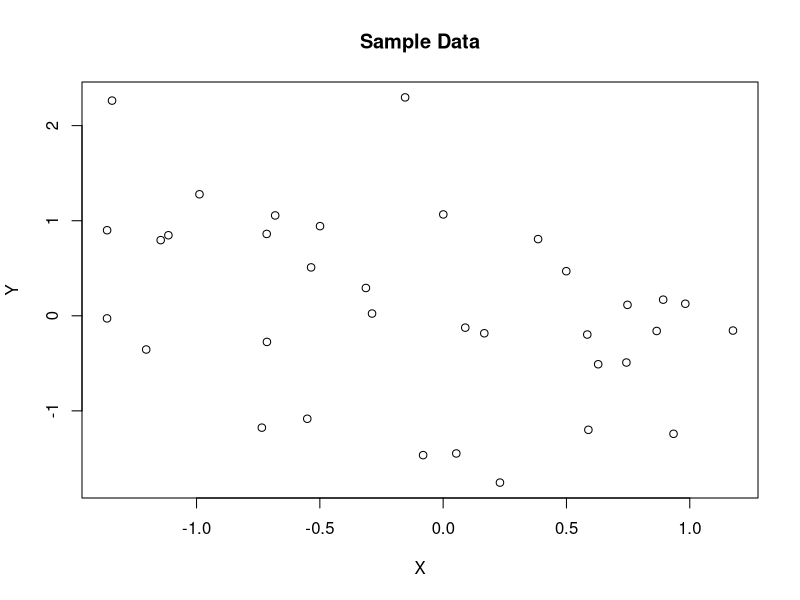
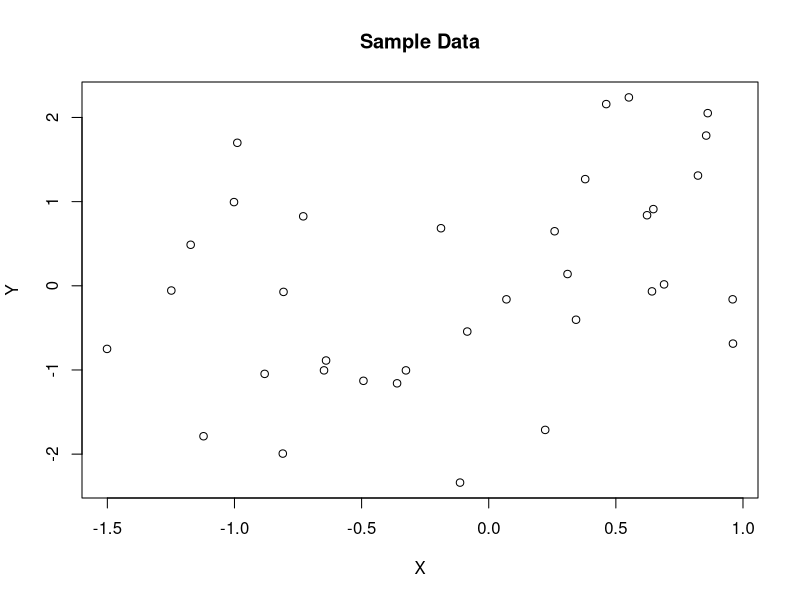
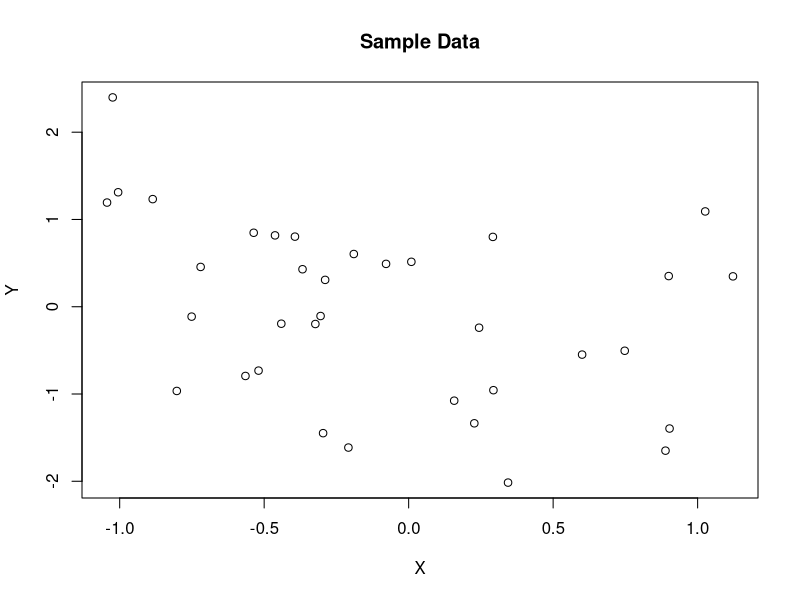
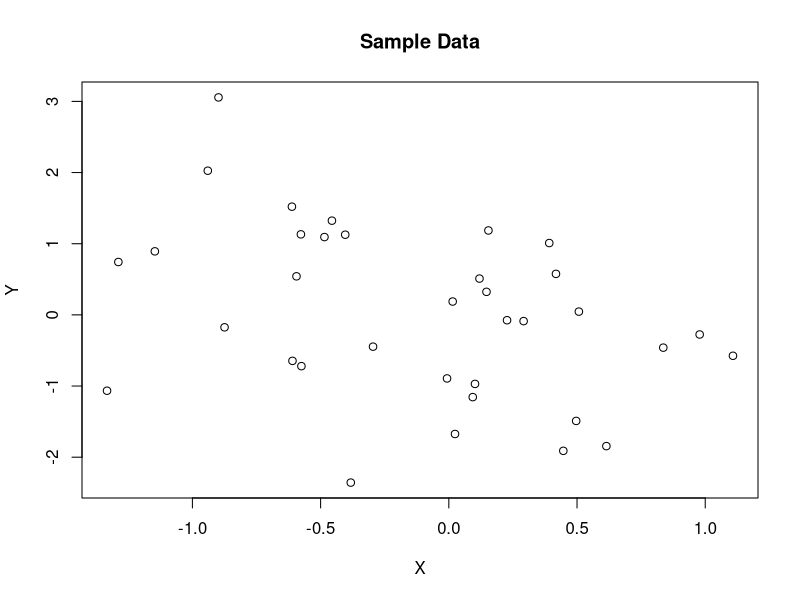
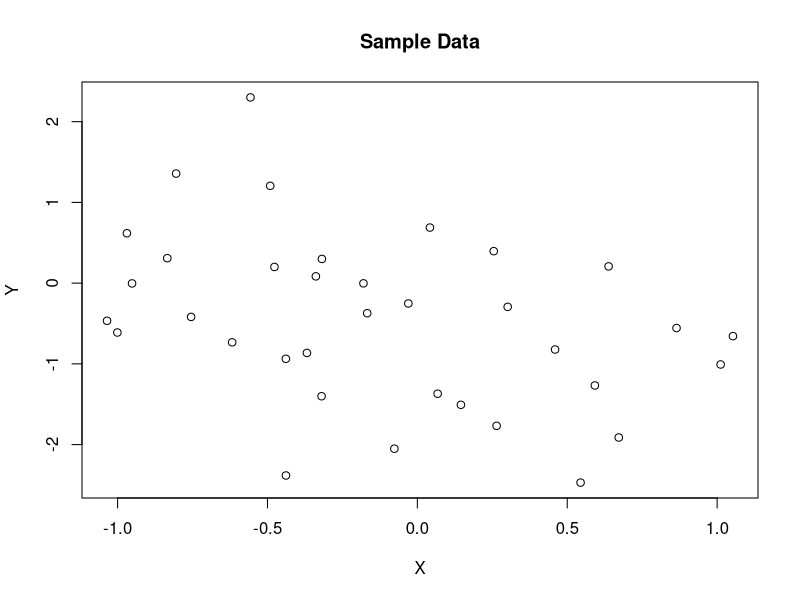
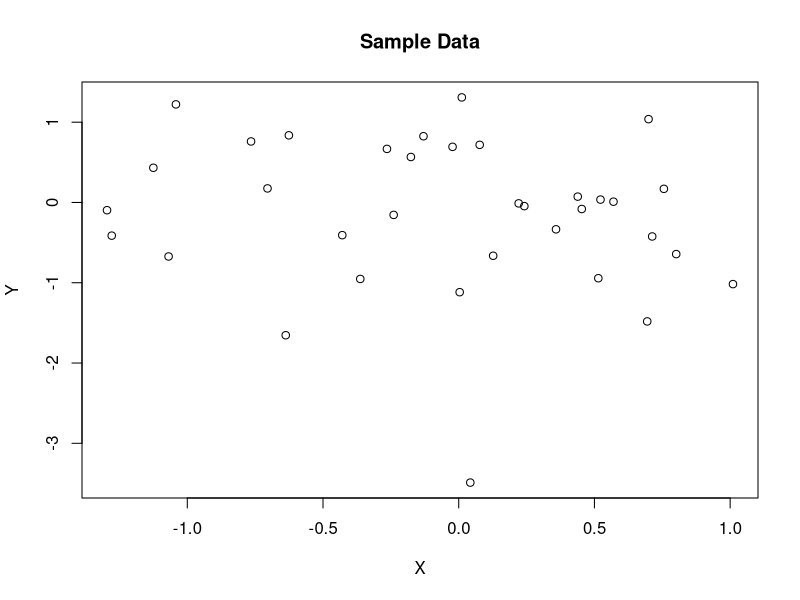
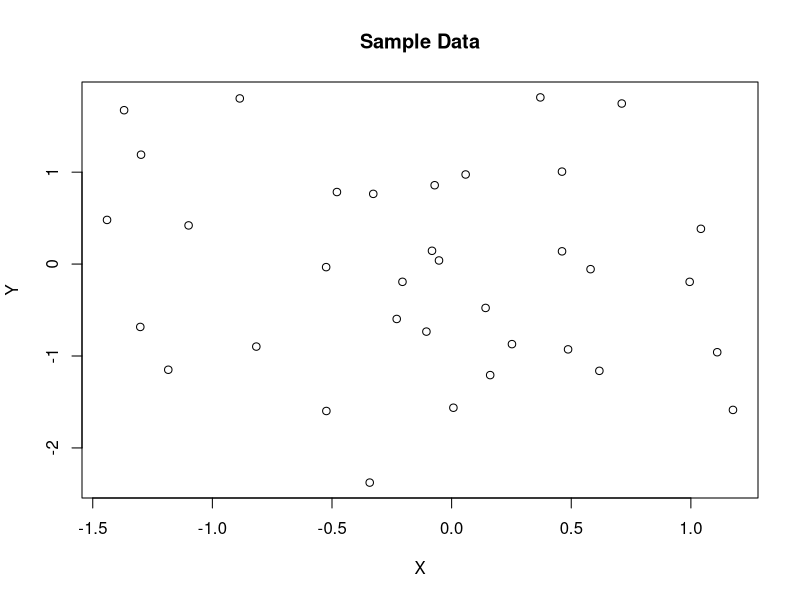
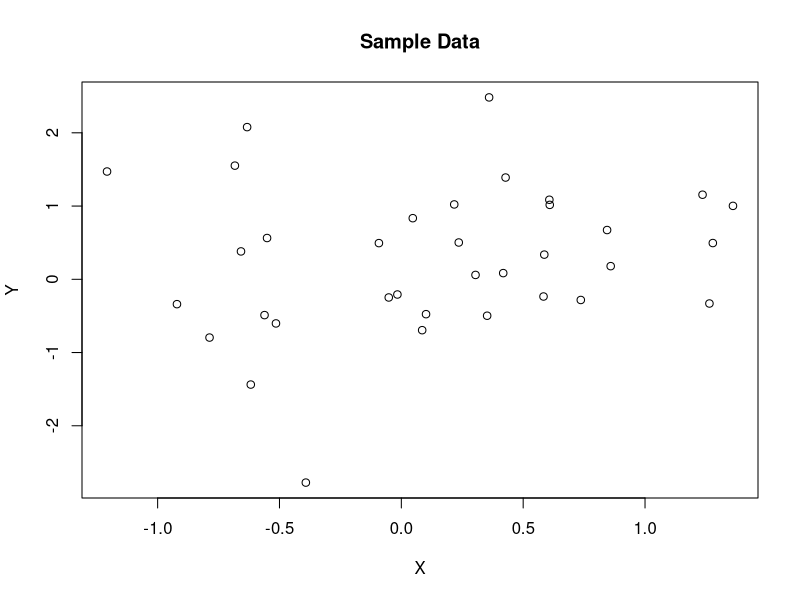

Generate these figures, in order, with R:
## ---- chunk 1
seedForPlots<-234032
set.seed(seedForPlots)

#Intro question:
setwd("/Users/aaronfisher/Documents/JH/EDA Versions/EDA Git Repo/Coursera")

nversions<-5 #how many iterations should we do for each combination of significance and plot category.

#Make vectors to store the p-value bin, category and version number of all the unique questions.
#All p-values will be between .023-.025, or .33-.35 (the outlier points ended up violating this rule).
# We simulate until we get a p-value in the appropriate bin. 
# Note: In the shiny application, which we created afterwards, we used the more elegant solution of binary search to get the appropriate p-value.
pbreaks<-c(.023,.025,.33,.35,1)
pbins.base<-rep(c(2,4),times=8) #used as an index later on for pbreaks variable
nes.base<-c(35,35,100,100,200,200,rep(100,times=10)) #10 points will be added in the generation process and the ten extreme points will be trimmed off
pres.base<-(rep(c('n35','n100ref','n200','bestFit','axesScale','axesLabel','outlier','lowess'),each=2))
pbins<-rep(pbins.base,each=nversions)
nes<-rep(nes.base,each=nversions)
pres<-rep(pres.base,each=nversions)

version.base<-rep(1:nversions) #Note, divide by two because sig and nonsig are two different versions
probnum.base<-c('1-1','1-2','2','3',paste0(rep(4:9,each=2),rep(c('-1','-2'),times=5))) #for labelling plots.
version<-rep(version.base,times=length(pbins.base))  
probnum<-rep(probnum.base,each=nversions) 


cbind(pbreaks[pbins],nes,pres,version)

nreps<-length(pbins)

#Matrixes to hold X coordinates, random errors, and Y coordinates, across all plots.
yes<-matrix(nrow=nreps,ncol=max(nes))
xes<-matrix(nrow=nreps,ncol=max(nes))
ees<-matrix(nrow=nreps,ncol=max(nes))
resids<-matrix(nrow=nreps,ncol=max(nes))

#initialize variables that will store the p-values of each plot
pvals<-rep(0,nreps)
tvals<-rep(0,nreps)
bhat.theory<-rep(0,nreps)
bhat.emp<-rep(0,nreps) #compare the fitted slope coefficient we got with the one we used to generate each plot (bhat.theory)

#First make basic data
#then add outliers

print(paste('nreps = ',nreps))
pb<-txtProgressBar(min = 1, max = nreps,  char = "=", style = 3)  #This progress bar won't show up in the knitr output, as this chunk has it's results hidden.

for(i in 1:nreps){
	tryagain<-TRUE
	while(tryagain){ #repeat until we get a p-value in the desired bin
		n<-nes[i]
		#calculate t-value close to what we want
		t.i<-qt(pbreaks[pbins[i]]/2,df=n-2,lower.tail=F)
		if(abs(t.i)>5) t.i<-0 #guards against when the bin is 1, and quantile has infinite size
		#Add & Trim X coordinates
		x.pre<-rnorm(n +10)
		x<-x.pre[order(x.pre)[6:(length(x.pre)-5)] ] #trim off extra x's
		e<-rnorm(n)
		bhat<-t.i*sd(e)/(sqrt(n)*sd(x)) #sd(e)=true σ, sqrt(n)*sd(x) = Σ[(x-bar(x))^2]
    #In previous iterations of this code, we had it set up to sometimes generate from an actual null (true slope coefficient=0). Below, we disable that option with the added FALSE statement, but we can't get rid of it completely or it will change the seed of the random numbers we generate later on.
		if(FALSE & pbreaks[pbins[i]]>.5 & sample(c(2,2,1),1)==2) {bhat<-0}
		y<-x*bhat*sample(c(-1,1),1)+e
		
		bhat.theory[i]<-bhat
		bhat.emp[i]<-summary(lm(y~x))$coeff[2,1]
		tvals[i]<-summary(lm(y~x))$coeff[2,3]
		pvals[i]<-summary(lm(y~x))$coeff[2,4]
		xes[i,1:n]<-x
		yes[i,1:n]<-y
    ees[i,1:n]<-e
    resids[i,1:n]<-summary(lm(y~x))$resid
    
		pi<-pvals[i]
		bini<-min(which(pi<pbreaks))
		if(bini==pbins[i]) tryagain<-FALSE
		
	}	
	setTxtProgressBar(pb,i) 
}

## ---- chunk 2
# For significant plots, outliers are added to the corners.
# For nonsignificant plots, outliers are added above the center of the point cloud.

for(i in which(pres=='outlier')){
  	n<-nes[i]
  	x<-xes[i,1:n]
  	y<-yes[i,1:n]

    sig.i<-pvals[i]<.05
  	#grab the middle point from x and y
  	mx<-rep(mean(x),n)
  	my<-rep(mean(y),n)
  	distvec<-sqrt((mx-x)^2+(my-y)^2)
  	switch<-which(distvec==min(distvec))
  	
    # We put the outlier in one of the upper corners, depending on the slope of the best fit line.
    #case1: #sig slope going down
  	if(tvals[i]<0 & sig.i) { 
  		x[switch]<-min(x)-sd(x)
  		y[switch]<-max(y)+sd(y)
  	}
  	#case2: sig slope going up
  	if(tvals[i]>0 & sig.i) { 
  		x[switch]<-max(x)+sd(x)
  		y[switch]<-max(y)+sd(y)
  	}
  	#case3: flat slope -> move it above the center of the point cloud.
    if(!sig.i){
      y[switch]<-max(y)+sd(y)*sqrt(2) #sqrt 2 makes it the same distance is in cases 1 and 2.
    }
  
  	tvals[i]<-summary(lm(y~x))$coeff[2,3]
  	pvals[i]<-summary(lm(y~x))$coeff[2,4]

	xes[i,1:n]<-x
	yes[i,1:n]<-y

	#NOTE - We do *not* update bhat for the outlier plots
}

#save progress (commented out)
#save(list=c('xes','yes','nreps','pbins','pvals','tvals','nes','pres'),file='data_for_1plots_coursera.RData')
#load('data_for_1plots_coursera.RData')

## ---- chunk 3
#Generate Plots

#To reduce
for(i in 1:nreps){
  n<-nes[i]
  x<-xes[i,1:n]
  y<-yes[i,1:n]
  pval<-pvals[i]
  tval<-tvals[i]
  m<-lm(y~x)
  style<-pres[i]

  t2<-'Data'
  if(style=='lowess') t2<-'with Lowess Line'
  if(style=='bestFit') t2<-'with OLS Best Fit Line'
  title<-paste('Sample ',t2,sep='')
  xl<-paste("Cranial Electrode",floor(runif(1,11,44)),"(Standardized)")
  yl<-paste("Cranial Electrode",floor(runif(1,53,97)),"(Standardized)")
  
  #Saving plots is commented out
  #png(paste0("pvalue plot images/coursera2_#",probnum[i],'_datVer-',version[i],'_',pres[i],'_pval-',round(pvals[i],digits=3),".png"), width = 400, height = 400)
    par(mfrow=c(1,1))
  	plot(x,y,xlab='X',ylab='Y',main=title)
  	if(style=='lowess') lines(lowess(x,y))
  	if(style=='bestFit') abline(m$coef)
  	if(style=='axesScale')plot(x,y,xlab='X',ylab='Y',main=title,xlim=c(min(x)-1.5*sd(x),max(x)+1.5*sd(x)),ylim=c(min(y)-1.5*sd(y),max(y)+1.5*sd(y)))
 
  	if(style=='axesLabel') plot(x,y,xlab=xl,ylab=yl,main=title)
  #dev.off()
}

